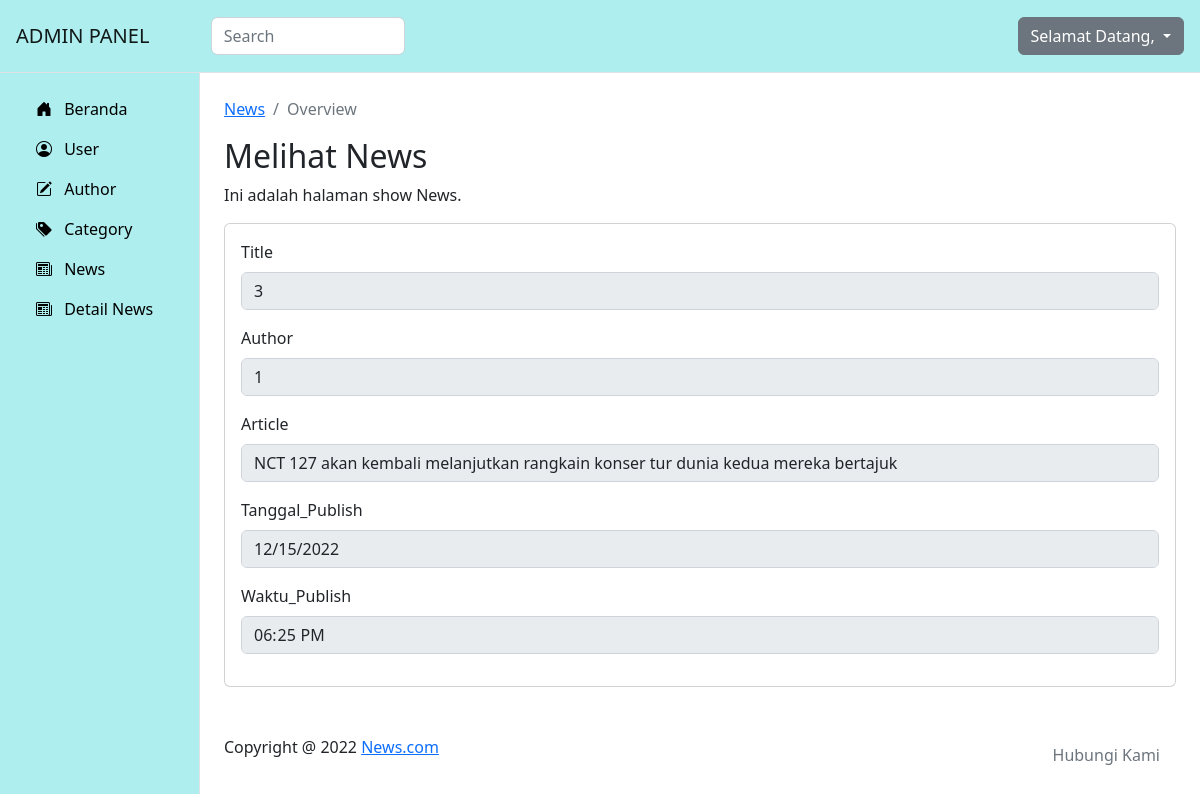
The page /admin/detail-berita/show.php?id=3 (signed in) on the database its author committed.
### tables this page shows
CREATE TABLE `detail_news` (
  `id` int(11) NOT NULL,
  `title_news` int(11) NOT NULL,
  `author_news` int(11) NOT NULL,
  `article` text NOT NULL,
  `date` date NOT NULL,
  `time` time NOT NULL,
  `img` varchar(128) NOT NULL
);

### admin/detail-berita/show.php (the view, shortened to what this page needs)
<!DOCTYPE html>
<html lang="en">
<head>
    <link rel="stylesheet" href="https://cdnjs.cloudflare.com/ajax/libs/bootstrap/5.2.3/css/bootstrap.min.css"
 />
    <link rel="stylesheet" href="https://cdn.jsdelivr.net/npm/bootstrap-icons@1.10.2/font/bootstrap-icons.css">
</head>
<body>
    <?php
    include'../../connect.php';
    $id = $_GET['id'];
    $sql = "SELECT * FROM detail_news WHERE id='$id'";
    $datas = $conn->query($sql);
    while ($data = mysqli_fetch_array($datas)) {
        $title_news = $data['title_news'];
        $author_news = $data['author_news'];
        $article = $data['article'];
        $date = $data['date'];
        $time = $data['time'];
    }
    ?>
    <nav class="navbar navbar-expand-lg p-3 border-bottom" style="background-color: #AFEEEE">
        <div class="d-flex col-12 col-md-3 col-lg-2 mb-2 mb-lg-0 flex-md-nowrap justify-content-between">
            <a class="navbar-brand" href="#">
                ADMIN PANEL
            </a>
        </div>
        <div class="col-12 col-md-4 col-lg-2">
            <input class="form-control form-control-dark" type="text" placeholder="Search" aria-labels="Search">
        </div>
        <div class="col-12 col-md-5 col-lg-8 d-flex align-items-center justify-content-md-end mt-3 mt-md-0">
            <div class="dropdown">
                <a class="btn btn-secondary dropdown-toggle" href="#" role="button" data-bs-toggle="dropdown"
                    aria-expanded="false">
                    Selamat Datang,
                </a>
            </div>
        </div>
    </nav>
    <div class="container-fluid">
        <div class="row">
            <nav id="sidebar" class="col-md-3 col-lg-2 d-md-block sidebar collapse border-end"
                style="background-color: #AFEEEE;">
                <div class="position-sticky">
                    <ul class="nav flex-coloumn pt-3">
                        <li class="nav-item">
                            <a class="nav-link active" aria-current="page" href="/project/admin"
                                style="color: #000000;">
                                <i class="bi bi-house-door-fill px-2"></i>
                                <span>Beranda</span>
                            </a>
                        </li>
                        <li class="nav-item">
                            <a class="nav-link active" aria-current="page" href="/project/admin/users"
                                style="color: #000000;">
                                <i class="bi bi-person-circle px-2"></i>
                                <span>User</span>
                            </a>
                        </li>
                        <li class="nav-item">
                            <a class="nav-link active" aria-current="page" href="/project/admin/author"
                                style="color: #000000;">
                                <i class="bi bi-pencil-square px-2"></i>
                                <span>Author</span>
                            </a>
                        </li>
                        <li class="nav-item">
                            <a class="nav-link active" aria-current="page" href="/project/admin/category"
                                style="color: #000000;">
                                <i class="bi bi-tags-fill px-2"></i>
                                <span>Category</span>
                            </a>
                        </li>
                        <li class="nav-item">
                            <a class="nav-link active" aria-current="page" href="/project/admin/news"
                                style="color: #000000;">
                                <i class="bi bi-newspaper px-2"></i>
                                <span>News</span>
                            </a>
                        </li>
                        <li class="nav-item">
                            <a class="nav-link active" aria-current="page" href="/project/admin/detail-berita"
                                style="color: #000000;">
                                <i class="bi bi-newspaper px-2"></i>
                                <span>Detail News</span>
                            </a>
                        </li>
                    </ul>
                </div>
            </nav>
            <main class="col-md-9 ms-sm-auto col-lg-10 px-md-4 py-4">
                <nav aria-label="breadcrumb">
                    <ol class="breadcrumb">
                        <li class="breadcrumb-item"><a href="/project/admin/news">News</a></li>
                        <li class="breadcrumb-item active" aria-current="page">Overview</li>
                    </ol>
                </nav>
                <h1 class="h2">Melihat News</h1>
                <p>Ini adalah halaman show News.</p>
                <div class="card">
                    <div class="card-body">
                        <form action="<?php echo $_SERVER['PHP_SELF'] . " ?id=" . $id ?>" method="post">
                            <div class="mb-3">
                                <label for="title_news" class="form-label">Title</label>
                                <input type="text" class="form-control" id="title_news" name="title_news"
                                    placeholder="Title" required value="<?php echo $title_news ?>" disabled>
                            </div>
                            <div class="mb-3">
                                <label for="author_news" class="form-label">Author</label>
                                <input type="text" class="form-control" id="author_news" name="author_news"
                                    placeholder="author_news" required value="<?php echo $author_news ?>" disabled>
                            </div>
                            <div class="mb-3">
                                <label for="article" class="form-label">Article</label>
                                <input type="text" class="form-control" id="article" name="article"
                                    placeholder="article" required value="<?php echo $article ?>" disabled>
                            </div>
                            <div class="mb-3">
                                <label for="date" class="form-label">Tanggal_Publish</label>
                                <input type="date" class="form-control" id="date" name="date" placeholder="date"
                                    required value="<?php echo $date ?>" disabled>
                            </div>
                            <div class="mb-3">
                                <label for="time" class="form-label">Waktu_Publish</label>
                                <input type="time" class="form-control" id="time" name="time" placeholder="time"
                                    required value="<?php echo $time ?>" disabled>
                            </div>
                        </form>
                    </div>
                </div>
                <footer class="pt-5 d-flex justify-content-between">
                    <span>Copyright @ 2022 <a href="#">News.com</a></span>
                    <ul class="nav m-0">
                        <li class="nav-link text-secondary" href="#">Hubungi Kami</li>
                    </ul>
                </footer>
            </main>
        </div>
    </div>
</body>
</html>

### rows shown on the page
detail_news: title_news "3", author_news "1", article "NCT 127 akan kembali melanjutkan rangkain konser tur dunia kedua mereka bertajuk", date "12/15/2022", time "18:25:00"
